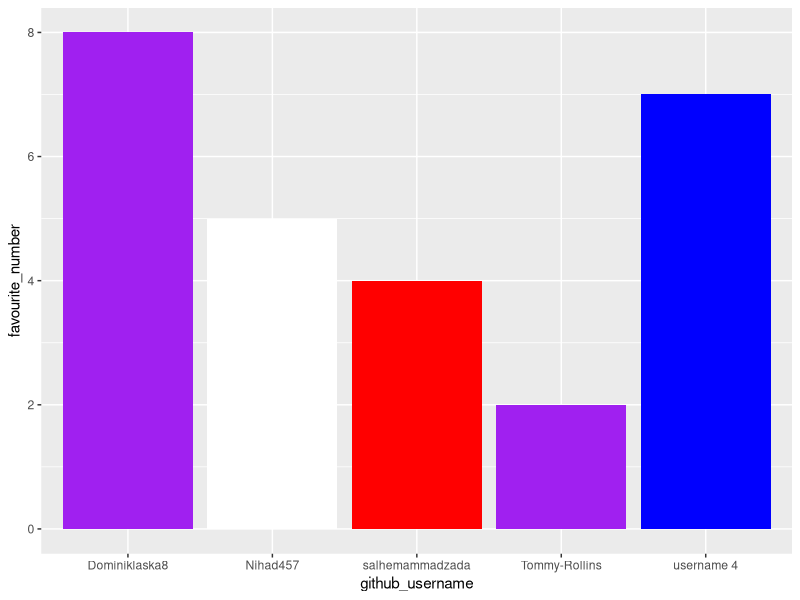

Here is the R script that generated this plot:
## ---- chunk 1
library(tidyverse) 
## ---- chunk 2
team_data <- tibble(
  name = c("Tommy", "Saleh", "Nihad", 
           "Dominik", "Jeonghy"),
  github_username = c("Tommy-Rollins", "salhemammadzada", "Nihad457", 
                      "Dominiklaska8", "username 4"), 
  colour = c("purple", "red", "white", 
             "purple", "blue"),
  hobby = c("running", "football", "reading", 
            "reading", "watchingmovies"),
  favourite_number = c(2, 4, 5, 8, 7)
  )

team_data
## ---- chunk 3
p1 <- ggplot(data = team_data, 
             mapping = aes(x = github_username, 
                           y = favourite_number,
                           fill = colour), 
             ) +
   geom_col() +
   scale_fill_identity()
p1
